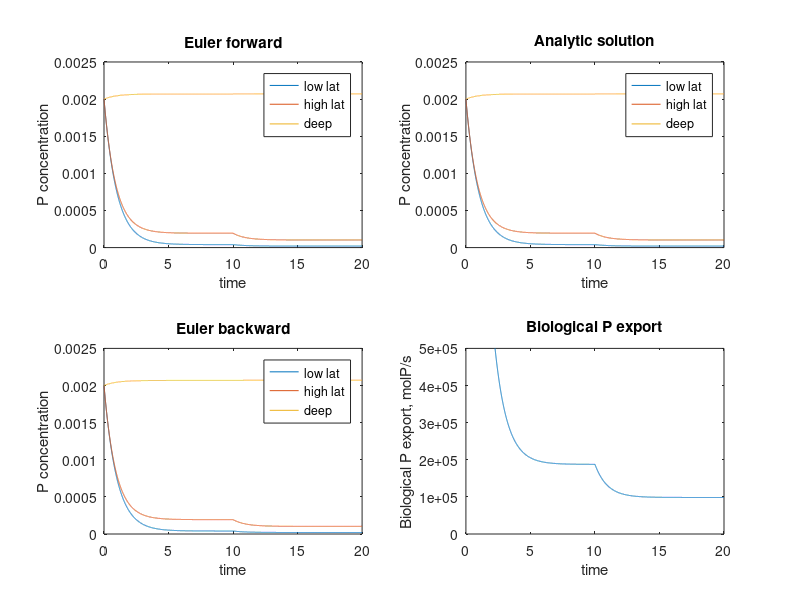
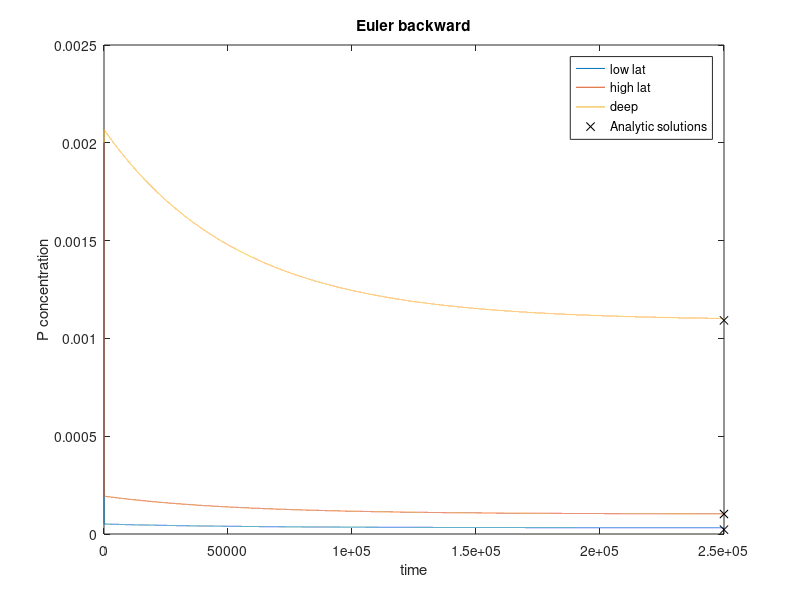

These charts were generated, in order, by the following MATLAB code:
%% Homework 7 

% safety first
close all
clear all

% 1. set up model parameter
H = 4000;  % full ocean depth, m
R = 6.3e6; % radius of the Earth, m
Area = 4*pi*R^2*0.8; % total surface area, m2 
fL = 0.8;  % fraction of low lat ocean
V(1) = Area*fL*100; % surface low lat ocean vol, m3
V(2) = Area*(1-fL)*300; % surface high lat ocean vol, m3
V(3) = Area*H-V(1)-V(2); % deep ocean vol, m3; 
C = 20*1e6;  % circulation rate (m3/s);
M = 80*1e6;  % mixing rate, (m3/s);
lam = 1/(60*60*24*365); % biological P consumption rate, 1/s

% 2. set initial condition & time step
dt = 60*60*24;  % one day timestep
N = 365*20;     % 20 year integration
X = zeros(3,N); % preparing the solution storage
Xa= zeros(3,N); % preparing the analytic solution storage
Xb= zeros(3,N); % preparing the Euler backward storage
X(:,1) = [2e-3; 2e-3; 2e-3]; % initial P conc. = uniform 2 mmolP/m3
Xa(:,1)= X(:,1); % initial cond for analytic sol.
Xb(:,1)= X(:,1); % initial cond for euler backward sol.
time=0:dt:(N-1)*dt; % set up time array

%% Part I: shutdown scenario

% 3. set up model matrix
A1 = [ -(C+lam*V(1))/V(1)       0              C/V(1); ... % first row 
          C/V(2)        -(C+M+lam*V(2))/V(2)  M/V(2); ... % second row 
          lam*V(1)/V(3)  (C+M+lam*V(2))/V(3)  -(C+M)/V(3)]; % third row

C=C/2; M=M/2; % weaker circulation for the second half      
A2 = [ -(C+lam*V(1))/V(1)       0              C/V(1); ... % first row 
          C/V(2)        -(C+M+lam*V(2))/V(2)  M/V(2); ... % second row 
          lam*V(1)/V(3)  (C+M+lam*V(2))/V(3)  -(C+M)/V(3)]; % third row


% 4. execute numerical integration
G1 = eye(3,3) + dt*A1; % Euler forward
H1 = inv(eye(3,3) - dt*A1); % Euler backward
G2 = eye(3,3) + dt*A2; % Euler forward
H2 = inv(eye(3,3) - dt*A2); % Euler backward

for n=1:(N-1)
    if n<=N/2 % full circ. for the first half of the simulation
        G=G1; 
        H=H1;
        A=A1;
        Xa(:,n+1)= expm(A*time(n+1))*Xa(:,1); % analytic solution

    elseif n>N/2 % 50% weaker circulation for the second half
        G=G2; 
        H=H2;
        A=A2;
        Xa(:,n+1)= expm(A*time(n+1-N/2))*Xa(:,N/2); % analytic solution

    end
    
    X(:,n+1) = G*X(:,n); % Euler step forward
    Xb(:,n+1) = H*Xb(:,n); % Euler backward 
end

% 5. plot the result
figure(1);
year = time/(60*60*24*365);    

subplot(2,2,1); 
plot(year,X);
xlabel('time');
ylabel('P concentration');
legend({'low lat' 'high lat' 'deep'});
title('Euler forward');

subplot(2,2,2); 
plot(year,Xa);
xlabel('time');
ylabel('P concentration');
legend({'low lat' 'high lat' 'deep'});
title('Analytic solution');

subplot(2,2,3); 
plot(year,Xb);
xlabel('time');
ylabel('P concentration');
legend({'low lat' 'high lat' 'deep'});
title('Euler backward');

subplot(2,2,4); 
BioExport = lam*(Xb(1,:)*V(1)+Xb(2,:)*V(2));
plot(year,BioExport);
xlabel('time');
axis([0 20 0 .5e6]);
ylabel('Biological P export, molP/s');
title('Biological P export');

% spell out the changes in biological production
disp(['Biological P export decreases from ', ... 
    num2str(BioExport(N/2),2),'molP/sec to ', ... 
    num2str(BioExport(N),2),'molP/sec before and after ', ... 
    'the 50 percent reduction in C and M.']);

%% Part II: river input and sediment burial

% River input of P to low latitude
Rp = 1e3; % molP/sec
b = [Rp/V(1); 0; 0];

% Reformulate the model to bury some sinking organic P. 
C=20e6; 
M=80e6;     
f=0.01; % fraction of sinking organic that is buried
A = [ -(C+lam*V(1))/V(1)       0              C/V(1); ... % first row 
        C/V(2)        -(C+M+lam*V(2))/V(2)  M/V(2);   ... % second row 
        (1-f)*lam*V(1)/V(3)  (C+M+(1-f)*lam*V(2))/V(3)  -(C+M)/V(3)]; % third row

% Implicit scheme only
dt = 60*60*24*365*10; % 10 year timestep
N  = 25000; % 250,000 year simulation
H = inv(eye(3,3) - dt*A); % Euler backward
time=0:dt:(N-1)*dt; % set up time array

% start time stepping
clear Xb Xf Xa;
Xb(:,1)=[1; 1; 1]*2e-3;
for n=1:(N-1)    
    Xb(:,n+1) = H*Xb(:,n)+dt*b; % Euler backward 
end

% analytic solution
Xa = -inv(A)*b;

figure(2);
time=0:dt:(N-1)*dt;
year = time/(60*60*24*365);    

plot(year,Xb);
hold on;
plot(year(end),Xa,'kx');
hold off;

xlabel('time');
ylabel('P concentration');
legend({'low lat' 'high lat' 'deep' 'Analytic solutions'});
title('Euler backward');
